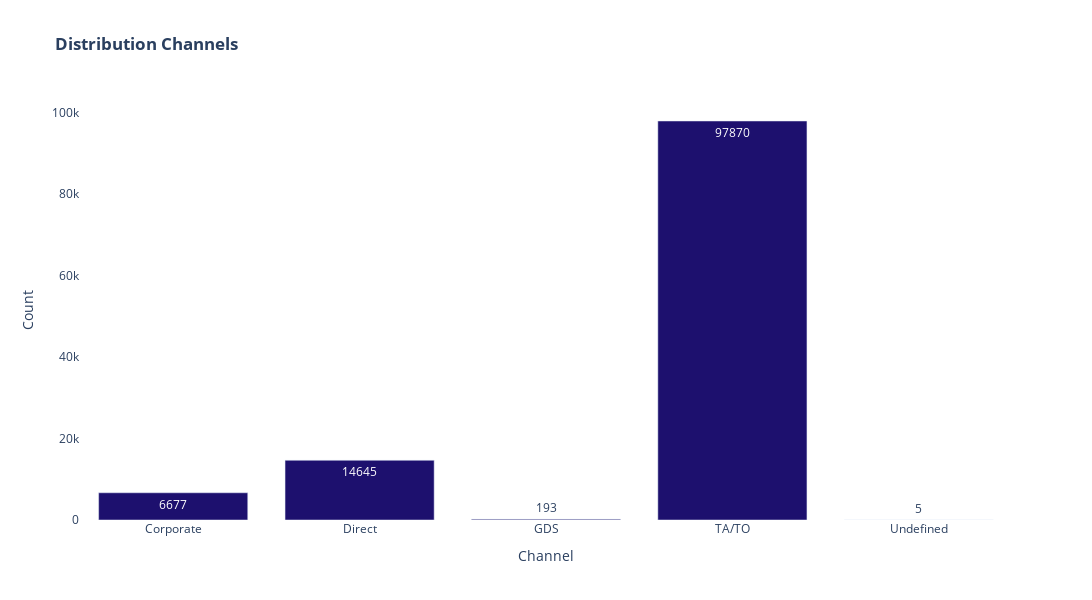

Notebook code for this chart:
### Markdown cell above
### Booking Channels

### Code cell
import plotly.graph_objects as go

booking_channel_trace = go.Bar(
    x=df.groupby("distribution_channel").count().reset_index()["distribution_channel"],
    y=df.groupby("distribution_channel").count().reset_index()["hotel"], 
    marker=dict(color="#1D106E"),
    text=df.groupby("distribution_channel").count().reset_index()["hotel"],
    textposition="auto"
)

layout = go.Layout(
    title='<b>Distribution Channels',
    xaxis=dict(title='Channel'),
    yaxis=dict(title='Count'),
    plot_bgcolor="rgba(0,0,0,0)",
    width=1200,
    height=600
)
fig = go.Figure(data=[booking_channel_trace], layout=layout)
fig.show()

### Figure 1 — Plotly figure (JSON) as saved in the notebook; plotly's stock layout.template omitted (floating-point values rounded to 4 significant figures)
{"data": [{"marker": {"color": "#1D106E"}, "text": [6677, 14645, 193, 97870, 5], "textposition": "auto", "type": "bar", "x": ["Corporate", "Direct", "GDS", "TA/TO", "Undefined"], "y": [6677, 14645, 193, 97870, 5]}], "layout": {"height": 600, "plot_bgcolor": "rgba(0,0,0,0)", "title": {"text": "<b>Distribution Channels"}, "width": 1200, "xaxis": {"title": {"text": "Channel"}}, "yaxis": {"title": {"text": "Count"}}}}
